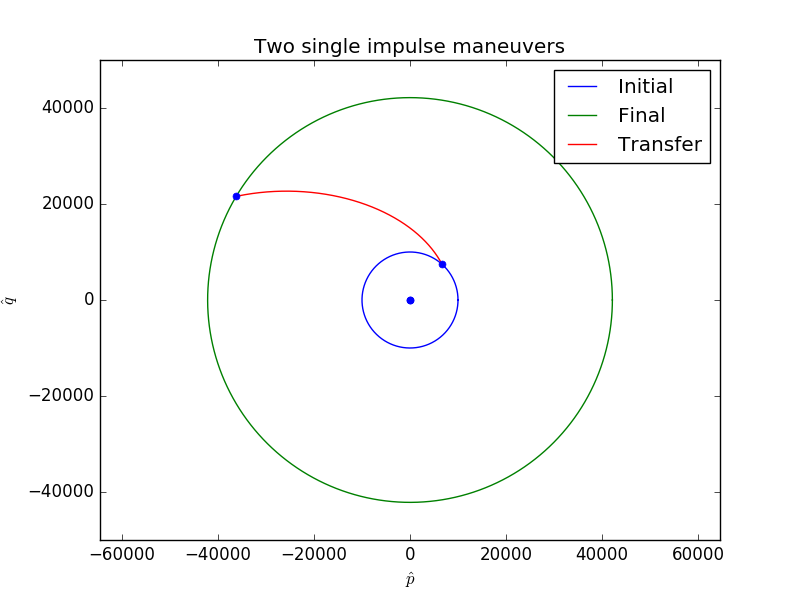

This figure's Python source:
"""Problem 11 HW6 2017
"""
from astro import kepler, maneuver, constants
import numpy as np
import matplotlib.pyplot as plt
r1 = 10000
r2 = 42160
mu = constants.earth.mu

et = 0.75
pt = 15000
at = pt / (1 - et**2)
rp = at * (1 - et)
ra = at * (1 + et)

v1 = maneuver.vel_mag(r1, r1, mu)
v2 = maneuver.vel_mag(r2, r2, mu)
print('Transfer ellipse properties')
print('a : {} km, ecc : {}'.format(at, et))
print('V1 : {} km/sec'.format(v1))
print('V2 : {} km/sec'.format(v2))

# solve for first manuever
nu1 = kepler.nu_solve(pt, et, r1)
vt1 = maneuver.vel_mag(r1, at, mu)
rt1 = r1
fpa1 = kepler.fpa_solve(nu1[0], et)

dv1, alpha1, beta1  = maneuver.delta_v_solve_planar(v1, vt1, 0, fpa1)

print('\nFirst maneuver')
print('True anomaly of transfer ellipse : {} deg'.format(np.rad2deg(nu1[0])))
print('VT1 : {} km/sec'.format(vt1))
print('FPAT1 : {} deg'.format(np.rad2deg(fpa1)))
print('DV1 : {} km/sec'.format(dv1))
print('alpha1 : {} deg'.format(np.rad2deg(alpha1)))
# solve for second manuever
nu2 = kepler.nu_solve(pt, et, r2)
vt2 = maneuver.vel_mag(r2, at, mu)
rt2 = r2
fpa2 = kepler.fpa_solve(nu2[0], et)

dv2, alpha2, beta2  = maneuver.delta_v_solve_planar(vt2, v2, fpa2, 0)

print('\nSecond maneuver')
print('True anomaly of transfer ellipse : {} deg'.format(np.rad2deg(nu2[0])))
print('VT2 : {} km/sec'.format(vt2))
print('FPAT2 : {} deg'.format(np.rad2deg(fpa2)))
print('DV2 : {} km/sec'.format(dv2))
print('alpha2 : {} deg'.format(np.rad2deg(alpha2)))

# time of flight
tof = kepler.tof_nu(pt, et, nu1[0], nu2[0], mu)
print('\nTOF : {} sec = {} hr'.format(tof, tof/3600))
# add plot
_, state_pqw1, _, _, sat_pqw1, _ = kepler.conic_orbit(r1, 0, 0, 0, 0, 0, 0, mu)
_, state_pqw2, _, _, sat_pqw2, _ = kepler.conic_orbit(r2, 0, 0, 0, 0, 0, 0, mu)
_, state_pqwt, _, _, sat_pqwt1, _ = kepler.conic_orbit(pt, et, 0, 0, 0, nu1[0], nu2[0], mu)
_, _, _, _, sat_pqwt2, _ = kepler.conic_orbit(pt, et, 0, 0, 0, nu2[0], nu2[0], mu)

# rotate new orbit 
fig, ax = plt.subplots()

ax.plot(state_pqw1[:, 0], state_pqw1[:, 1], label='Initial')
ax.plot(state_pqw2[:, 0], state_pqw2[:, 1], label='Final')
ax.plot(state_pqwt[:, 0], state_pqwt[:, 1], label='Transfer')

ax.plot([0,sat_pqwt1[0]], [0,sat_pqwt1[1]], 'b.', markersize=10)
ax.plot([0,sat_pqwt2[0]], [0,sat_pqwt2[1]], 'b.', markersize=10)

ax.set_title('Two single impulse maneuvers')
ax.set_xlabel(r'$\hat p$')
ax.set_ylabel(r'$\hat q$')
plt.legend()
plt.axis('equal')
plt.show()
